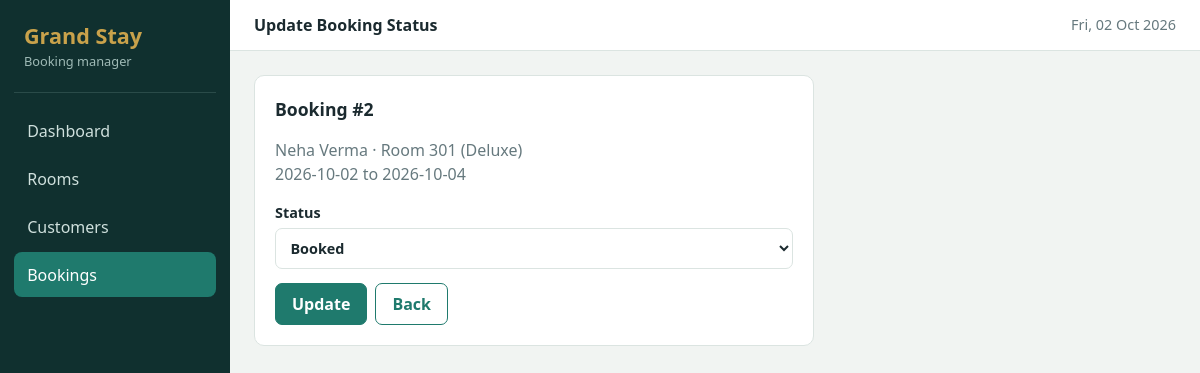
Page /edit_status.php?id=2 on the committed database.
### tables this page shows
CREATE TABLE IF NOT EXISTS bookings (
  booking_id INT AUTO_INCREMENT PRIMARY KEY,
  room_id INT NOT NULL,
  customer_id INT NOT NULL,
  booking_date DATE NOT NULL,
  check_in DATE NOT NULL,
  check_out DATE NOT NULL,
  status VARCHAR(20) DEFAULT 'Booked',
  FOREIGN KEY (room_id) REFERENCES rooms(room_id),
  FOREIGN KEY (customer_id) REFERENCES customers(customer_id)
);

CREATE TABLE IF NOT EXISTS customers (
  customer_id INT AUTO_INCREMENT PRIMARY KEY,
  name VARCHAR(100) NOT NULL,
  email VARCHAR(100) NOT NULL,
  phone VARCHAR(15) NOT NULL,
  address TEXT
);

CREATE TABLE IF NOT EXISTS rooms (
  room_id INT AUTO_INCREMENT PRIMARY KEY,
  room_number VARCHAR(10) NOT NULL UNIQUE,
  room_type VARCHAR(50) NOT NULL,
  price DECIMAL(10,2) NOT NULL,
  status VARCHAR(20) DEFAULT 'Available'
);

### config.php (called while the page is built, shortened)
<?php
function e($s) { return htmlspecialchars((string)$s, ENT_QUOTES, 'UTF-8'); }

### edit_status.php (the view, shortened to what this page needs)
<?php require __DIR__.'/../config.php'; $root = '../'; $section = 'bookings'; $title = 'Update Booking Status';
$id = (int)($_GET['id'] ?? $_POST['id'] ?? 0);
$s = $pdo->prepare("SELECT b.*, c.name, r.room_number, r.room_type FROM bookings b JOIN customers c ON c.customer_id=b.customer_id JOIN rooms r ON r.room_id=b.room_id WHERE b.booking_id=?");
$s->execute([$id]); $b = $s->fetch();
include __DIR__.'/../includes/header.php'; ?>
<section class="card narrow"><h2>Booking #<?= $id ?></h2>
<p class="empty"><?= e($b['name']) ?> &middot; Room <?= e($b['room_number']) ?> (<?= e($b['room_type']) ?>)<br><?= e($b['check_in']) ?> to <?= e($b['check_out']) ?></p>
<form method="post"><input type="hidden" name="id" value="<?= $id ?>">
  <label>Status<select name="status"><?php foreach (BOOKING_STATUSES as $st): ?><option <?= $b['status']===$st?'selected':'' ?>><?= $st ?></option><?php endforeach; ?></select></label>
  <div class="row"><button class="btn">Update</button><a class="btn ghost" href="index.php">Back</a></div>
</form></section>
<?php include __DIR__.'/../includes/footer.php'; ?>

### style.css (style rules this page uses)
:root { --bg:#f1f4f2;--ink:#1b2a2f;--muted:#66797e;--line:#dbe4e1;--side:#10302f;--brand:#1f7a6d;--brand-d:#165e54;--gold:#c9a24b;--ok:#1b7f4b;--danger:#b42318;--r:10px }
* { box-sizing:border-box }
body { margin:0;background:var(--bg);color:var(--ink);font:16px/1.5 "Segoe UI",system-ui,sans-serif }
a { color:var(--brand) }
.card { background:#fff;border:1px solid var(--line);border-radius:var(--r);padding:1.25rem }
.card.narrow { max-width:560px }
h2 { font-size:1.1rem;margin:0 0 .9rem }
label { display:block;font-weight:600;font-size:.9rem;margin-bottom:.85rem }
input,select,textarea { width:100%;margin-top:.3rem;padding:.55rem .65rem;border:1px solid var(--line);border-radius:7px;font:inherit;background:#fff;color:var(--ink) }
.row,.filters { display:flex;gap:.5rem;flex-wrap:wrap;align-items:center }
.btn { background:var(--brand);color:#fff;border:1px solid var(--brand);padding:.5rem 1rem;border-radius:7px;font:inherit;font-weight:600;cursor:pointer;text-decoration:none;display:inline-block }
.btn.ghost { background:#fff;color:var(--brand) }
.empty { color:var(--muted) }

### rows in the picture
bookings: customer.name "Neha Verma", room.room_number "301", room.room_type "Deluxe", check_in "2026-10-02", check_out "2026-10-04", status "Booked"

### other values in the picture
$l "Dashboard"
$l "Rooms"
$l "Customers"
$l "Bookings"
$title "Update Booking Status"
$id "2"
